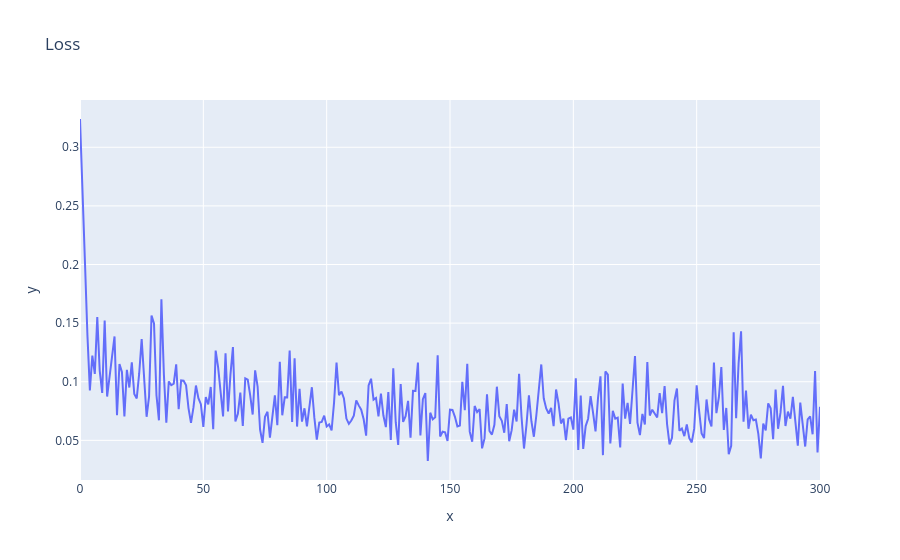

Notebook source saved alongside this figure:
### Code cell
# Plot loss
px.line(x=range(len(losses)), y=losses, title="Loss")

### Figure 1 — Plotly figure (JSON) as saved in the notebook; plotly's stock layout.template omitted (floating-point values rounded to 4 significant figures; data arrays with more than 128 entries replaced by an {"elided": "..."} marker saying what was removed)
{"data": [{"hovertemplate": "x=%{x}<br>y=%{y}<extra></extra>", "legendgroup": "", "line": {"color": "#636efa", "dash": "solid"}, "marker": {"symbol": "circle"}, "mode": "lines", "name": "", "orientation": "v", "showlegend": false, "type": "scatter", "x": {"elided": "301 int values"}, "xaxis": "x", "y": {"elided": "301 float values"}, "yaxis": "y"}], "layout": {"legend": {"tracegroupgap": 0}, "title": {"text": "Loss"}, "xaxis": {"anchor": "y", "domain": [0, 1], "title": {"text": "x"}}, "yaxis": {"anchor": "x", "domain": [0, 1], "title": {"text": "y"}}}}
